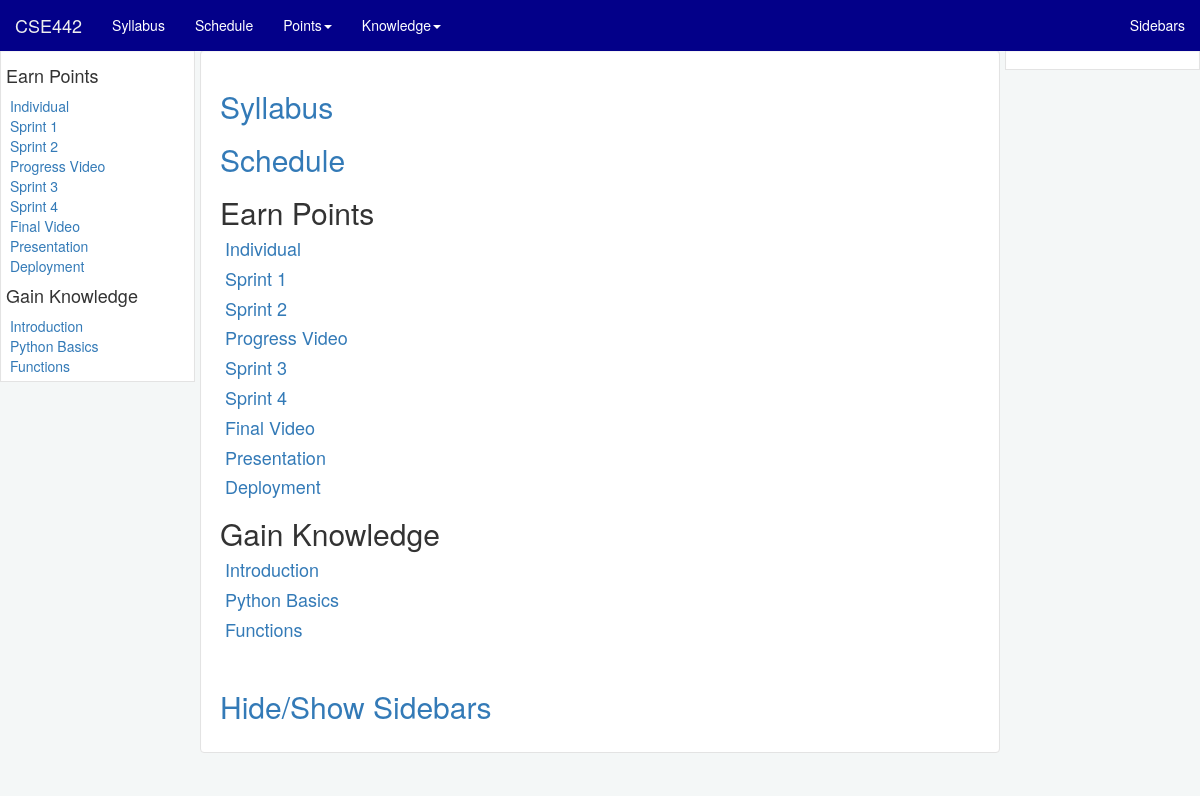
Before: /lecture/ with the older database file.
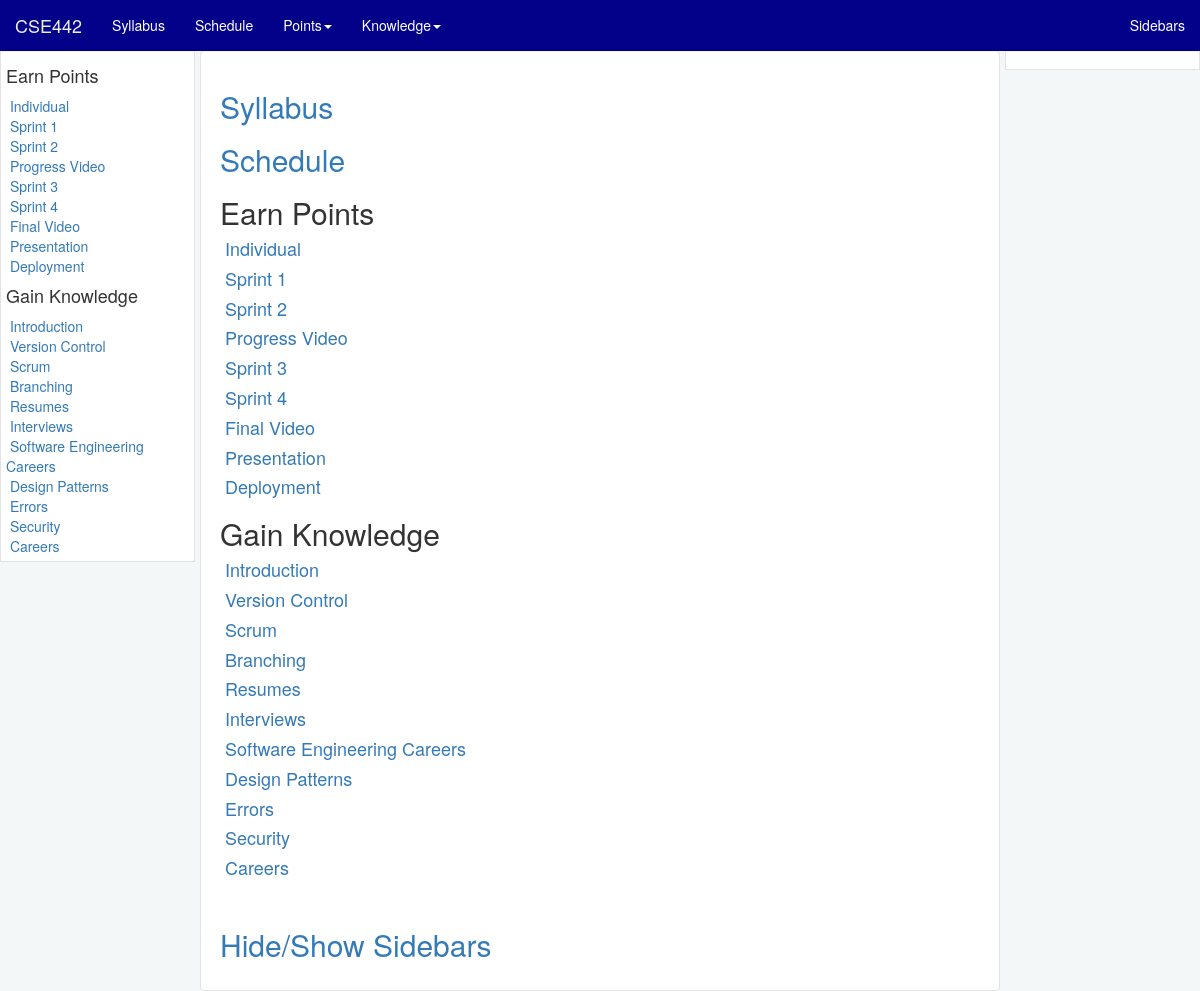
After: the same page with the newer database file.
### lecture/models.py (models this page shows, shortened)
class Lesson(models.Model):
    title = models.CharField(max_length=100)
    page_type = models.CharField(max_length=100, blank=True, null=True)
    due_date = models.CharField(max_length=200, blank=True, null=True)
    next_lesson_title = models.CharField(max_length=100, blank=True, null=True)
    previous_lesson_title = models.CharField(max_length=100, blank=True, null=True)
    index = models.IntegerField(blank=True, null=True)

### lecture/views.py (the view)
# urls.py: url(r'^', views.index, name='index'),
def index(request):
    a_list = Lesson.objects.all()
    context = {'lesson_list': a_list}
    return render(request, 'lecture/index.html', context)

### lecture/context_processors.py (called while the page is built)
def all_lessons(request):
    return {'all_lessons': Lesson.objects.all()}

def all_lectures(request):
    return {'all_lectures': Lesson.objects.all().filter(page_type='lecture').order_by('index')}

def all_assignments(request):
    return {'all_assignments': Lesson.objects.all().filter(page_type='assignment').order_by('index')}

def syllabus(request):
    return {'syllabus': Lesson.objects.all().filter(page_type='syllabus')}

def schedule(request):
    return {'schedule': Lesson.objects.all().filter(page_type='schedule')}

### lecture/templates/lecture/index.html (shortened to what this page needs)
{% extends "base.html" %}
{% block content %}
    <div class="well">
        <h2><a href="{% url 'lecture:syllabus' %}">Syllabus</a></h2>
        <h2><a href="{% url 'lecture:schedule' %}">Schedule</a></h2>
        <h2>Earn Points</h2>
        {% for assignment in all_assignments %}
            <h4>&nbsp;<a class="menu_link"
                         href="{% url 'lecture:assignment' assignment.title %}">{{ assignment.title }}</a><br/>
            </h4>
        {% endfor %}
        <h2>Gain Knowledge</h2>
        {% for lecture in all_lectures %}
            <h4>&nbsp;<a class="menu_link"
                         href="{% url 'lecture:lecture' lecture.title %}">{{ lecture.title }}</a><br/>
            </h4>
        {% endfor %}
    <br/>
    <h2><a href="#" onclick="toggle_bars(); return false;">Hide/Show Sidebars</a></h2>
    </div>
{% endblock %}

### templates/base.html (shortened to what this page needs)
{% load staticfiles %}
<html>
<head>
    <link rel="stylesheet" href="http://maxcdn.bootstrapcdn.com/bootstrap/3.3.5/css/bootstrap.min.css">
    <link rel="stylesheet" type="text/css" href="{% static 'lecture/UBStylin.css' %}"/>
</head>
</head>
<body class="outer">
<nav class="navbar navbar-default navbar-fixed-top">
    <div class="container-fluid">
        <div class="navbar-header">
            <a class="navbar-brand" href="{% url 'lecture:index' %}">CSE442</a>
        </div>
        <div class="collapse navbar-collapse" id="theNavbar">
            <ul class="nav navbar-nav">
                <li><a href="{% url 'lecture:syllabus' %}">Syllabus</a></li>
                <li><a href="{% url 'lecture:schedule' %}">Schedule</a></li>
                <li class="dropdown">
                    <a class="dropdown-toggle" data-toggle="dropdown" href="{% url 'lecture:index' %}">Points<span
                            class="caret"></span></a>
                </li>
                <li class="dropdown">
                    <a class="dropdown-toggle" data-toggle="dropdown" href="{% url 'lecture:index' %}">Knowledge<span
                            class="caret"></span></a>
                </li>
            </ul><ul class="nav navbar-nav navbar-right">
                <li><a href="#" onclick="toggle_bars(); return false;">Sidebars</a></li>
            </ul>
        </div>
    </div>
</nav>
<div class="container-fluid">
    <div class="row">
        <div id="left_sidebar" class="col-xs-2 less-padding">
            {% block left_sidebar %}
                <div class="left-side-bar">
                    <div class="well sidebar-well">
                        <h4>Earn Points</h4>
                        {% for assignment in all_assignments %}
                            &nbsp;<a class="menu_link"
                               href="{% url 'lecture:assignment' assignment.title %}">{{ assignment.title }}</a><br/>
                        {% endfor %}
                        <h4>Gain Knowledge</h4>
                        {% for lecture in all_lectures %}
                            &nbsp;<a class="menu_link"
                               href="{% url 'lecture:lecture' lecture.title %}">{{ lecture.title }}</a><br/>
                        {% endfor %}
                    </div>
                </div>
            {% endblock %}
        </div>
        <div id="center_content" class="col-xs-8 less-padding">
            <div class="content-area">
                {% block content %}{% endblock %}
            </div>
        </div>
        <div id="right_sidebar" class="col-xs-2 less-padding">
            {% block right_sidebar %}
                <div class="right-side-bar">
                    <div class="well sidebar-well">
                    </div>
                </div></div>
            {% endblock %}
    </div>
</div>
</body>
</html>

Changed rows visible on the page:
removed Lesson: title "Python Basics"
removed Lesson: title "Functions"
added Lesson: title "Version Control"
added Lesson: title "Scrum"
added Lesson: title "Branching"
added Lesson: title "Resumes"
added Lesson: title "Interviews"
added Lesson: title "Software Engineering Careers"
added Lesson: title "Design Patterns"
added Lesson: title "Errors"
added Lesson: title "Security"
added Lesson: title "Careers"
